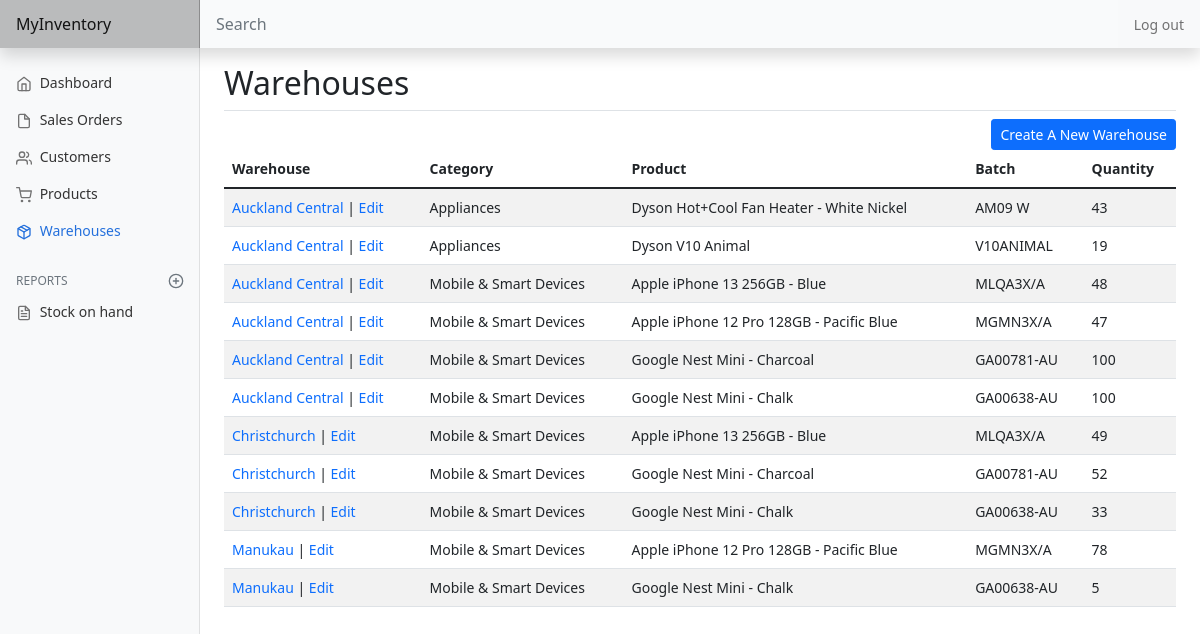
Page /warehouse/list (signed in) on the earlier database version.
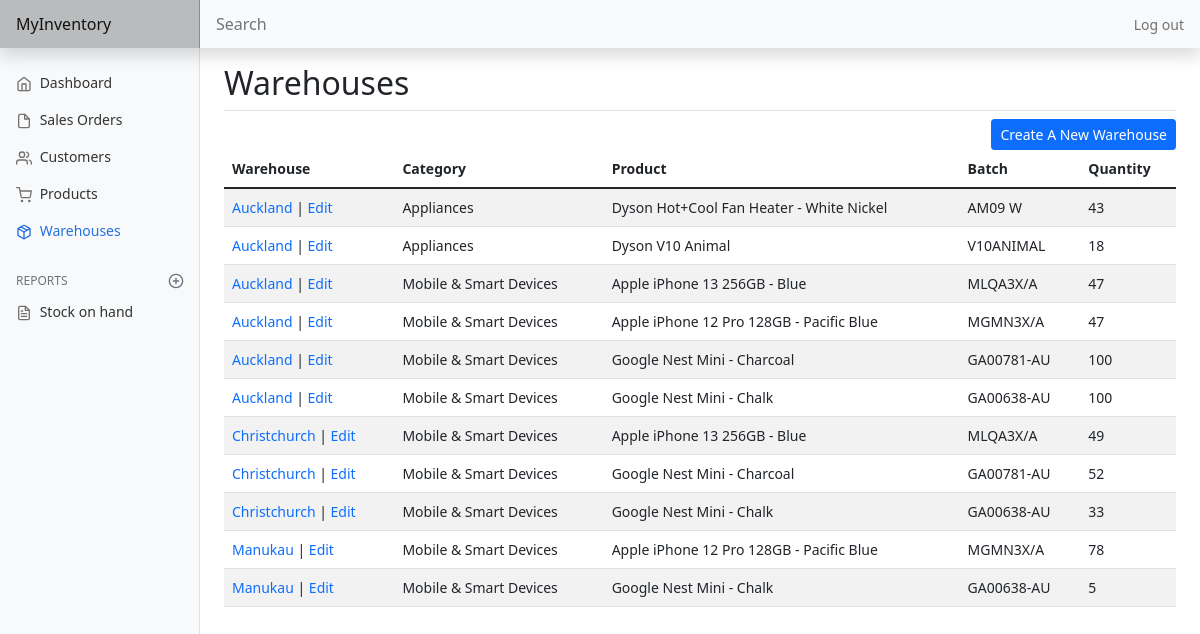
Same page on the later database version.
### inventory/models.py (models this page shows, shortened)
class Shelf(models.Model):
    user = models.ForeignKey(
        User, on_delete=models.CASCADE, related_name="shelves")
    warehouse = models.ForeignKey(Warehouse, on_delete=models.CASCADE)
    product = models.ForeignKey(Product, on_delete=models.CASCADE)
    quantity = models.DecimalField(
        max_digits=19, decimal_places=10, default=0)

class Warehouse(models.Model):
    user = models.ForeignKey(
        User, on_delete=models.CASCADE, related_name="warehouses")
    warehouse = models.CharField(max_length=64)
    def __str__(self):
        return f"{ self.warehouse }"

class Product(models.Model):
    user = models.ForeignKey(
        User, on_delete=models.CASCADE, related_name="products")
    name = models.CharField(max_length=100)
    sku = models.CharField(blank=True, max_length=20)
    barcode = models.CharField(blank=True, max_length=32)
    category = models.ForeignKey(
        ProductCategory, on_delete=models.PROTECT, related_name="products")
    batch = models.CharField(max_length=20)
    expiry_date = models.DateField(null=True, blank=True)
    unit_cost = models.DecimalField(
        max_digits=19, decimal_places=10, default=0)
    retail_price = models.DecimalField(
        max_digits=19, decimal_places=10, default=1)

class ProductCategory(models.Model):
    user = models.ForeignKey(
        User, on_delete=models.CASCADE, related_name="categories")
    category = models.CharField(max_length=64)
    def __str__(self):
        return f"{ self.category }"

### inventory/views.py (the view)
# urls.py: path('warehouse/list', views.warehouse, name="warehouse"),
@login_required
def warehouse(request):
    if not request.user.is_authenticated:
        return JsonResponse(status=404)
    warehouses = Warehouse.objects.filter(
        user=request.user).order_by('warehouse')
    shelves = Shelf.objects.filter(
        user=request.user).order_by('warehouse', '-product')
    return render(request, "inventory/warehouse.html", {
        'heading': 'Warehouses',
        'warehouses': warehouses,
        'shelves': shelves
    })

### inventory/templates/inventory/warehouse.html (shortened to what this page needs)
{% extends 'inventory/layout.html' %}
{% block body %}
    {% if view %}
        <h2>Viewing Warehouse</h2>
        <div class="d-flex justify-content-start border-top pt-2">
            <a class="btn btn-sm btn-primary" href="{% url 'warehouse' %}">Back</a>
        </div>
    {% else %}
        <h2>Warehouses</h2>
        <div class="d-flex justify-content-end border-top pt-2">
            <a class="btn btn-sm btn-primary" href="{% url 'create_warehouse' %}">Create A New Warehouse</a>
        </div>
    {% endif %}
    {% if not warehouses %}
        <span class="pagination">No warehouse.</span>
    {% else %}
        <div class="table-responsive-md">
            <table class="table table-striped table-hover">
                <thead>
                    <tr class="table-striped">
                        <th scope="col">Warehouse</th>
                        <th scope="col">Category</th>
                        <th scope="col">Product</th>
                        <th scope="col">Batch</th>
                        <th scope="col">Quantity</th>
                    </tr>
                </thead>
                <tbody>
                    {% for shelf in shelves %}
                        <tr class="table-striped">
                            <td>
                                {% if view %}
                                    {{ shelf.warehouse }}
                                {% else %}
                                    <a class="text-decoration-none" href="{% url 'view_warehouse' shelf.warehouse.id %}">{{ shelf.warehouse }}</a>
                                {% endif %}
                                 | <a class="edit-link fw-light" href="{% url 'edit_warehouse' shelf.warehouse.id %}">Edit</a>
                            </td>
                            <td>{{ shelf.product.category }}</td>
                            <td>{{ shelf.product.name }}</td>
                            <td>{{ shelf.product.batch }}</td>
                            <td>{{ shelf.quantity|floatformat:0 }}</td>
                        </tr>
                    {% endfor %}
                </tbody>
            </table>
        </div>
    {% endif %}
{% endblock %}

### inventory/templates/inventory/layout.html (shortened to what this page needs)
{% load static %}
<!DOCTYPE html>
<html lang="en">
    <head>
        <link href="https://cdn.jsdelivr.net/npm/bootstrap@5.1.3/dist/css/bootstrap.min.css" rel="stylesheet">
        <link href="{% static 'inventory/dashboard.css' %}" rel="stylesheet">
        <link href="{% static 'inventory/style.css' %}" rel="stylesheet">
    </head>
    <body>
        <header class="navbar navbar-light sticky-top bg-light flex-md-nowrap p-0 shadow">
            <a class="navbar-brand col-md-3 col-lg-2 me-0 px-3" href="#">MyInventory</a>
            <input class="form-control form-control-dark w-100" type="text" placeholder="Search" aria-label="Search">
            <div class="navbar-nav">
                <div class="nav-item text-nowrap">
                    {% if user.is_authenticated %}
                        <a class="nav-link px-3" href="{% url 'logout' %}">Log out</a>
                    {% else %}
                        <a class="nav-link px-3" href="{% url 'login' %}">Log in</a>
                    {% endif %}
                </div>
            </div>
        </header>
        <div class="container-fluid">
            <div class="row">
                <nav id="sidebarMenu" class="col-md-3 col-lg-2 d-md-block bg-light sidebar collapse">
                    <div class="position-sticky pt-3">
                        {% if user.is_authenticated %}
                            <ul class="nav flex-column">
                                <li class="nav-item">
                                    <a class="nav-link {% if heading == 'Dashboard' %}active{% endif %}" aria-current="page" href="{% url 'index' %}">
                                        <span data-feather="home"></span>
                                        Dashboard
                                    </a>
                                </li>
                                <li class="nav-item">
                                    <a class="nav-link {% if heading == 'Sales Orders' %}active{% endif %}" href="{% url 'order' %}">
                                        <span data-feather="file"></span>
                                        Sales Orders
                                    </a>
                                </li>
                                <li class="nav-item">
                                    <a class="nav-link {% if heading == 'Customers' %}active{% endif %}" href="{% url 'list_customer' %}">
                                        <span data-feather="users"></span>
                                        Customers
                                    </a>
                                </li>
                                <li class="nav-item">
                                    <a class="nav-link {% if heading == 'Products' %}active{% endif %}" href="{% url 'product' %}">
                                        <span data-feather="shopping-cart"></span>
                                        Products
                                    </a>
                                </li>
                                <li class="nav-item">
                                    <a class="nav-link {% if heading == 'Warehouses' %}active{% endif %}" href="{% url 'warehouse' %}">
                                        <span data-feather="package"></span>
                                        Warehouses
                                    </a>
                                </li>
                            </ul>
                            <h6 class="sidebar-heading d-flex justify-content-between align-items-center px-3 mt-4 mb-1 text-muted">
                                <span>Reports</span>
                                <a class="link-secondary" href="#" aria-label="Add a new report">
                                    <span data-feather="plus-circle"></span>
                                </a>
                            </h6>
                            <ul class="nav flex-column mb-2">
                                <li class="nav-item">
                                    <a class="nav-link " href="{% url 'warehouse' %}">
                                        <span data-feather="file-text"></span>
                                        Stock on hand
                                    </a>
                                </li>
                            </ul>
                        {% endif %}
                    </div>
                </nav>
                <main class="col-md-9 ms-sm-auto col-lg-10 px-md-4">
                    <div class="main pt-3">
                        <div class="body">
                            {% block body %}
                            {% endblock %}
                        </div>
                    </div>
                </main>
            </div>
        </div>
    </body>
</html>

### inventory/static/inventory/dashboard.css (style rules this page uses)
body { font-size: .875rem; }
.feather { width: 16px; height: 16px; vertical-align: text-bottom; }
.sidebar { position: fixed; top: 0; bottom: 0; left: 0; z-index: 100; padding: 48px 0 0; box-shadow: inset -1px 0 0 rgba(0, 0, 0, .1); }
.sidebar .nav-link { font-weight: 500; color: #333; }
.sidebar .nav-link .feather { margin-right: 4px; color: #727272; }
.sidebar .nav-link.active { color: #2470dc; }
.sidebar .nav-link:hover .feather, .sidebar .nav-link.active .feather { color: inherit; }
.sidebar-heading { font-size: .75rem; text-transform: uppercase; }
.navbar-brand { padding-top: .75rem; padding-bottom: .75rem; font-size: 1rem; background-color: rgba(0, 0, 0, .25); box-shadow: inset -1px 0 0 rgba(0, 0, 0, .25); }
.navbar .form-control { padding: .75rem 1rem; border-width: 0; border-radius: 0; }
.form-control-dark { color: #fff; background-color: rgba(255, 255, 255, .1); border-color: rgba(255, 255, 255, .1); }

### inventory/static/inventory/style.css (style rules this page uses)
.edit-link { text-decoration: none; }

Differences in the rows shown:
changed through a linked row, Shelf "Dyson Hot+Cool Fan Heater - White Nickel": warehouse "Auckland Central" → "Auckland"
changed Shelf "Dyson V10 Animal": warehouse "Auckland Central" → "Auckland"; quantity "19" → "18"
changed Shelf (number 3 of 11 on the later page): warehouse "Auckland Central" → "Auckland"; quantity "48" → "47"
changed through a linked row, Shelf (number 4 of 11 on the later page): warehouse "Auckland Central" → "Auckland"
changed through a linked row, Shelf (number 5 of 11 on the later page): warehouse "Auckland Central" → "Auckland"
changed through a linked row, Shelf (number 6 of 11 on the later page): warehouse "Auckland Central" → "Auckland"
